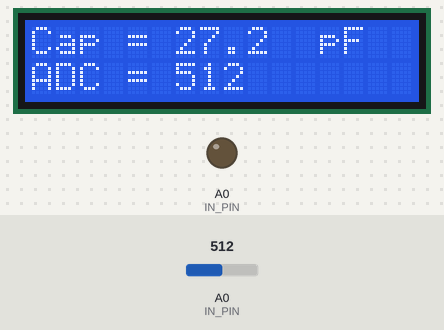
The sketch below on a simulated Arduino Uno, built with avr-gcc and run on an emulated ATmega328P. On the bench: 16×2 character LCD, output pins drawn as LEDs (lit = HIGH). The inputs (shaded band) are chosen by the test bench; at power-on: A0 (IN_PIN) = 512. Pins used as bus, display or sensor lines are not drawn; what the sketch prints to the serial monitor is not drawn.

Above: at 1.2 s.
1.3 s: A0 (IN_PIN) set to 0
At 2.1 s:
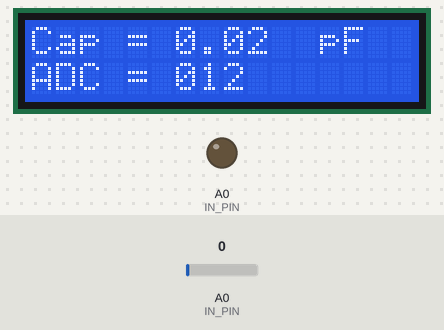
4.3 s: A0 (IN_PIN) set to 1023
At 5.6 s:
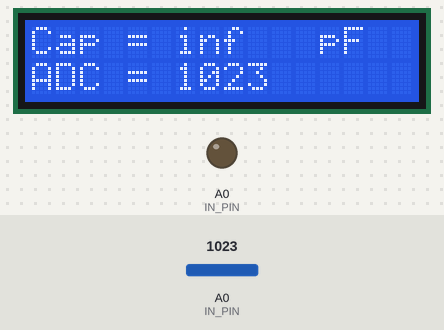
5.9 s: A0 (IN_PIN) set to 1006
At 6.6 s:
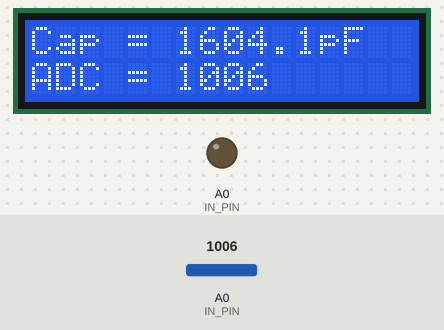
Timing chart, 0 to 8.9 s (numbered marks = the images above; inputs shaded):
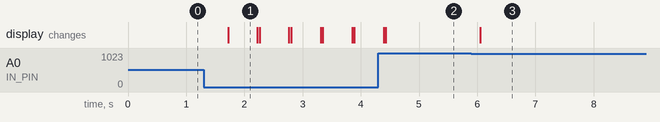

The sketch:

Capacitance-two_wire_average_serial.ino.ino
```cpp
#include <LiquidCrystal.h>

LiquidCrystal lcd(3, 4, 6, 7, 8, 9);

const int OUT_PIN = A2;
const int IN_PIN = A0;

//Capacitance between IN_PIN and Ground
//Stray capacitance is always present. Extra capacitance can be added to
//allow higher capacitance to be measured.
const float IN_STRAY_CAP_TO_GND = 27.107; //initially this was 27.107
const float IN_EXTRA_CAP_TO_GND = 0.0;
const float IN_CAP_TO_GND  = IN_STRAY_CAP_TO_GND + IN_EXTRA_CAP_TO_GND;
const int MAX_ADC_VALUE = 1023;
float capacitance;
float acum;
float finalVal;
int i;
int val;
const int samples = 200;


void setup()
{
  pinMode(OUT_PIN, OUTPUT);
  //digitalWrite(OUT_PIN, LOW);  //This is the default state for outputs
  pinMode(IN_PIN, OUTPUT);
  //digitalWrite(IN_PIN, LOW);
  Serial.begin(9600);      // open the serial port at 9600 bps:
  lcd.begin(16, 2);
}

void loop()
{
  //Capacitor under test between OUT_PIN and IN_PIN
  //Rising high edge on OUT_PIN
  i = 0;
  acum = 0;
  do{
      pinMode(IN_PIN, INPUT);
      digitalWrite(OUT_PIN, HIGH);
      val = analogRead(IN_PIN);

      //Clear everything for next measurement
      digitalWrite(OUT_PIN, LOW);
      pinMode(IN_PIN, OUTPUT);

      //Calculate and print result

      capacitance = (float)val * IN_CAP_TO_GND / (float)(MAX_ADC_VALUE - val);
      acum = acum + capacitance;
      i = i+1;
    } while (i<samples);

  finalVal = acum/samples;

  Serial.print(F("Cap = "));  // print as an ASCII-encoded decimal
  Serial.print("\t");
  Serial.print(finalVal, 2);
  Serial.print(F("pF"));
  Serial.println("");


  Serial.print("ADC = ");  // print as an ASCII-encoded decimal
  Serial.print("\t");
  Serial.print(val);
  Serial.println("");


lcd.setCursor(0,0);
lcd.print(F("Cap = "));
lcd.setCursor(6,0);
lcd.print(finalVal, 1);
lcd.setCursor(12,0);
lcd.print(F("pF"));
lcd.setCursor(0,1);
lcd.print("ADC = ");
lcd.setCursor(6,1);
lcd.print(val);
delay(500);

    if (finalVal < 0.15){
      val = 0;
      capacitance = 0;
      lcd.clear();
    }
}
```

Measured:
- the behaviour switches between 1023 and 1022 on A0 (IN_PIN) (found by bisection; images 2 and 3)
- after the input at 1.3 s, the display: changes after 0.42 s (image 1)
- after the input at 4.3 s, the display: first differs from a run without the input after 0.13 s (image 2)
- after the input at 5.9 s, the display: changes after 0.15 s (image 3)
- what the display in image 1 shows lasts 0.5 s, from 1.7 s to 2.2 s
